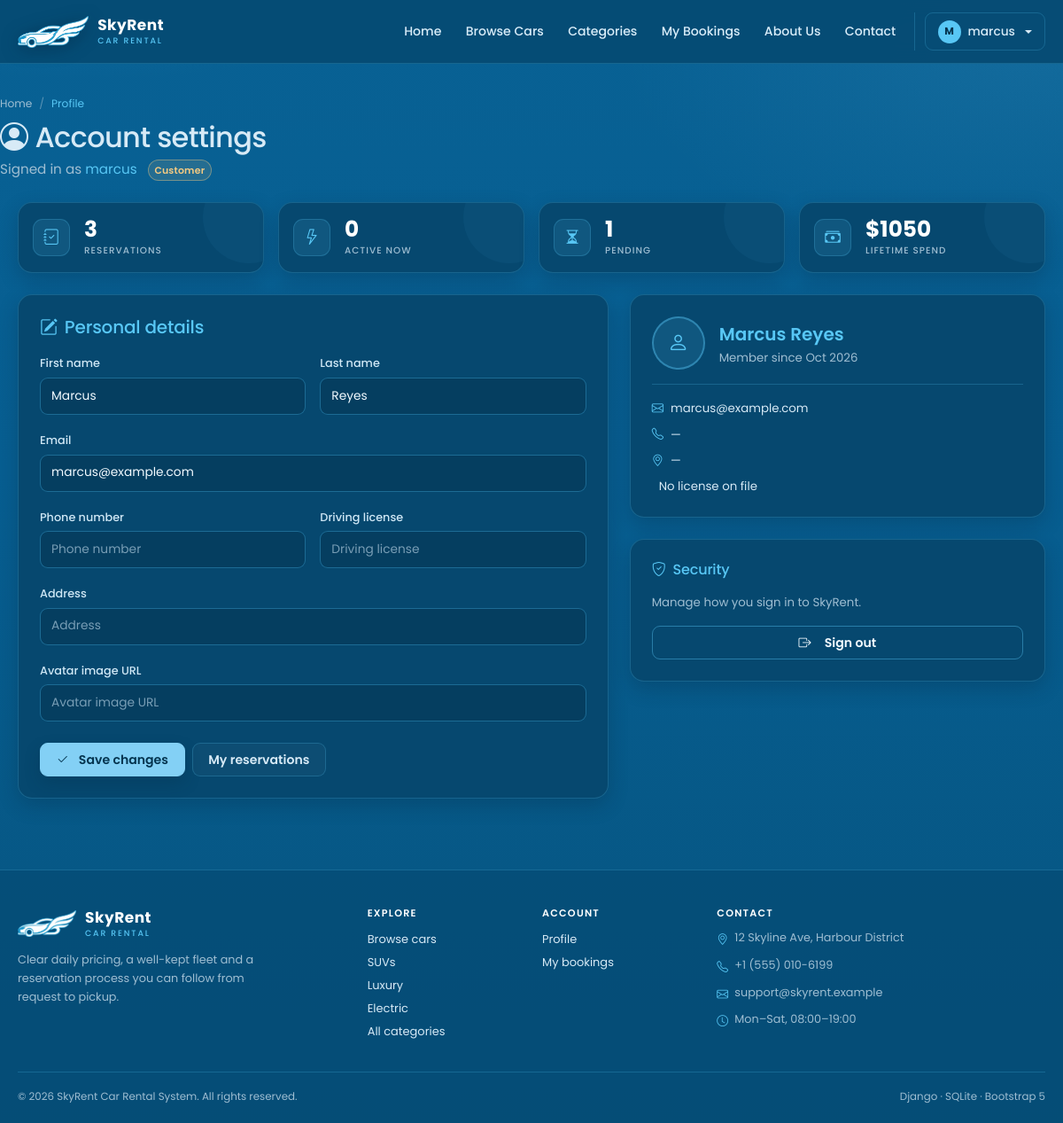
Page /accounts/profile/ (signed in) on the committed database.
### accounts/models.py (models this page shows, shortened)
class Profile(models.Model):
    ROLE_CUSTOMER = "customer"
    ROLE_MANAGER = "manager"
    ROLE_CHOICES = [
        (ROLE_CUSTOMER, "Customer"),
        (ROLE_MANAGER, "Manager / Admin"),
    ]
    user = models.OneToOneField(
        settings.AUTH_USER_MODEL,
        on_delete=models.CASCADE,
        related_name="profile",
    )
    role = models.CharField(max_length=20, choices=ROLE_CHOICES, default=ROLE_CUSTOMER)
    phone = models.CharField(max_length=30, blank=True)
    address = models.CharField(max_length=255, blank=True)
    license_number = models.CharField(
        max_length=50,
        blank=True,
        help_text="Driving license number (optional)",
    )
    avatar_url = models.URLField(
        blank=True,
        help_text="Optional URL to a profile picture",
    )
    api_user_id = models.CharField(max_length=100, blank=True, null=True)
    created_at = models.DateTimeField(auto_now_add=True)
    class Meta:
        ordering = ["-created_at"]
    @property
    def is_manager(self):
        return (
            self.role == self.ROLE_MANAGER
            or self.user.is_superuser
            or self.user.is_staff
        )
    @property
    def display_name(self):
        full_name = self.user.get_full_name()
        return full_name or self.user.username

### accounts/views.py (the view)
# urls.py: path("profile/", views.profile, name="profile"),
@login_required
def profile(request):
    if request.method == "POST":
        form = ProfileForm(request.POST, instance=request.user.profile, user=request.user)
        if form.is_valid():
            form.save()
            messages.success(request, "Your profile has been updated.")
            return redirect("accounts:profile")
    else:
        form = ProfileForm(instance=request.user.profile, user=request.user)
    reservations = Booking.objects.for_user(request.user)
    stats = {
        "total": reservations.count(),
        "active": reservations.filter(status=Booking.STATUS_ACTIVE).count(),
        "pending": reservations.filter(status=Booking.STATUS_PENDING).count(),
        "completed": reservations.filter(status=Booking.STATUS_COMPLETED).count(),
        "lifetime_value": sum(
            b.total_price for b in reservations.filter(status__in=[Booking.STATUS_ACTIVE, Booking.STATUS_COMPLETED])
        ),
    }
    context = {"form": form, "stats": stats, "profile": request.user.profile}
    return render(request, "accounts/profile.html", context)

### accounts/forms.py (shortened to what this page needs)
class ProfileForm(StyledFormMixin, forms.ModelForm):
    first_name = forms.CharField(max_length=150, required=True, label="First name")
    last_name = forms.CharField(max_length=150, required=True, label="Last name")
    email = forms.EmailField(required=True)
    class Meta:
        model = Profile
        fields = ["phone", "address", "license_number", "avatar_url"]
        labels = {
            "phone": "Phone number",
            "address": "Address",
            "license_number": "Driving license",
            "avatar_url": "Avatar image URL",
        }
    def __init__(self, *args, **kwargs):
        self.user = kwargs.pop("user", None)
        super().__init__(*args, **kwargs)
        if self.user:
            self.fields["first_name"].initial = self.user.first_name
            self.fields["last_name"].initial = self.user.last_name
            self.fields["email"].initial = self.user.email
        self.order_fields(["first_name", "last_name", "email"] + list(self.fields.keys()))

### bookings/models.py (called while the page is built)
    def for_user(self, user):
        return self.filter(user=user)

### templates/accounts/profile.html (shortened to what this page needs)
{% extends "base.html" %}
{% block content %}
<div class="container page-head">
  <nav aria-label="breadcrumb">
    <ol class="breadcrumb">
      <li class="breadcrumb-item"><a href="{% url 'cars:home' %}">Home</a></li>
      <li class="breadcrumb-item active">Profile</li>
    </ol>
  </nav>
  <h1 class="h2 mt-2 mb-1"><i class="bi bi-person-circle me-2"></i>Account settings</h1>
  <p class="text-dim mb-0">Signed in as <span class="text-accent">{{ user.username }}</span>
    {% if profile.is_manager %}<span class="badge badge-active ms-2">Manager</span>{% else %}<span class="badge badge-pending ms-2">Customer</span>{% endif %}
  </p>
</div>
<div class="container pb-4">
  <div class="row g-3 mb-4">
    <div class="col-6 col-lg-3">
      <div class="card stat-card p-3">
        <div class="d-flex align-items-center gap-3">
          <div class="stat-icon"><i class="bi bi-journal-check"></i></div>
          <div>
            <div class="stat-value">{{ stats.total }}</div>
            <div class="stat-label">Reservations</div>
          </div>
        </div>
      </div>
    </div>
    <div class="col-6 col-lg-3">
      <div class="card stat-card p-3">
        <div class="d-flex align-items-center gap-3">
          <div class="stat-icon"><i class="bi bi-lightning"></i></div>
          <div>
            <div class="stat-value">{{ stats.active }}</div>
            <div class="stat-label">Active now</div>
          </div>
        </div>
      </div>
    </div>
    <div class="col-6 col-lg-3">
      <div class="card stat-card p-3">
        <div class="d-flex align-items-center gap-3">
          <div class="stat-icon"><i class="bi bi-hourglass-split"></i></div>
          <div>
            <div class="stat-value">{{ stats.pending }}</div>
            <div class="stat-label">Pending</div>
          </div>
        </div>
      </div>
    </div>
    <div class="col-6 col-lg-3">
      <div class="card stat-card p-3">
        <div class="d-flex align-items-center gap-3">
          <div class="stat-icon"><i class="bi bi-cash-stack"></i></div>
          <div>
            <div class="stat-value">${{ stats.lifetime_value|floatformat:0 }}</div>
            <div class="stat-label">Lifetime spend</div>
          </div>
        </div>
      </div>
    </div>
  </div>
  <div class="row g-4">
    <div class="col-lg-7">
      <div class="card p-4">
        <h2 class="h5 text-accent mb-3"><i class="bi bi-pencil-square me-2"></i>Personal details</h2>
        <form method="post" novalidate>
          <div class="row g-3">
            <div class="col-sm-6">
              <label class="form-label" for="{{ form.first_name.id_for_label }}">First name</label>
              {{ form.first_name }}
            </div>
            <div class="col-sm-6">
              <label class="form-label" for="{{ form.last_name.id_for_label }}">Last name</label>
              {{ form.last_name }}
            </div>
            <div class="col-12">
              <label class="form-label" for="{{ form.email.id_for_label }}">Email</label>
              {{ form.email }}
            </div>
            <div class="col-sm-6">
              <label class="form-label" for="{{ form.phone.id_for_label }}">Phone number</label>
              {{ form.phone }}
            </div>
            <div class="col-sm-6">
              <label class="form-label" for="{{ form.license_number.id_for_label }}">Driving license</label>
              {{ form.license_number }}
            </div>
            <div class="col-12">
              <label class="form-label" for="{{ form.address.id_for_label }}">Address</label>
              {{ form.address }}
            </div>
            <div class="col-12">
              <label class="form-label" for="{{ form.avatar_url.id_for_label }}">Avatar image URL</label>
              {{ form.avatar_url }}
            </div>
          </div>
          <div class="d-flex gap-2 mt-4">
            <button type="submit" class="btn btn-accent"><i class="bi bi-check2 me-1"></i>Save changes</button>
            <a href="{% url 'bookings:my_bookings' %}" class="btn btn-ghost">My reservations</a>
          </div>
        </form>
      </div>
    </div>
    <div class="col-lg-5">
      <div class="card p-4 mb-4">
        <div class="d-flex align-items-center gap-3">
          <div class="auth-avatar">
            <i class="bi bi-person"></i>
          </div>
          <div>
            <div class="fw-semibold text-accent fs-5">{{ profile.display_name }}</div>
            <div class="small text-dim">Member since {{ profile.created_at|date:"M Y" }}</div>
          </div>
        </div>
        <div class="divider my-3"></div>
        <div class="small d-flex flex-column gap-2">
          <span><i class="bi bi-envelope me-2 text-accent"></i>{{ user.email|default:"—" }}</span>
          <span><i class="bi bi-telephone me-2 text-accent"></i>{{ profile.phone|default:"—" }}</span>
          <span><i class="bi bi-geo-alt me-2 text-accent"></i>{{ profile.address|default:"—" }}</span>
          <span>{{ profile.license_number|default:"No license on file" }}</span>
        </div>
      </div>
      <div class="card p-4">
        <h2 class="h6 text-accent mb-3"><i class="bi bi-shield-check me-2"></i>Security</h2>
        <p class="small text-dim mb-3">Manage how you sign in to SkyRent.</p>
        <form method="post" action="{% url 'accounts:logout' %}">
          <button class="btn btn-outline-accent w-100" type="submit">
            <i class="bi bi-box-arrow-right me-2"></i>Sign out
          </button>
        </form>
      </div>
    </div>
  </div>
</div>
{% endblock %}

### templates/base.html (shortened to what this page needs)
{% load static %}
<!DOCTYPE html>
<html lang="en">
<head>
  <link href="https://cdn.jsdelivr.net/npm/bootstrap@5.3.3/dist/css/bootstrap.min.css" rel="stylesheet">
  <link href="https://cdn.jsdelivr.net/npm/bootstrap-icons@1.11.3/font/bootstrap-icons.min.css" rel="stylesheet">
  <link href="{% static 'css/skyrent.css' %}" rel="stylesheet">
</head>
<body>
  <header class="site-header">
    <nav class="navbar navbar-expand-xl" aria-label="Main navigation">
      <div class="container">
        <a class="brand" href="{% url 'cars:home' %}" aria-label="SkyRent Car Rental — home">
          <img class="brand-mark" src="{% static 'img/skyrent-mark.png' %}" alt="" width="80" height="36">
          <span class="brand-text" aria-hidden="true">
            <strong>SkyRent</strong>
            <small>Car Rental</small>
          </span>
        </a>
        <div class="collapse navbar-collapse" id="mainNav">
          <ul class="navbar-nav ms-auto">
            <li class="nav-item">
              <a class="nav-link {% if request.resolver_match.url_name == 'home' %}active{% endif %}"
                 href="{% url 'cars:home' %}"
                 {% if request.resolver_match.url_name == 'home' %}aria-current="page"{% endif %}>Home</a>
            </li>
            <li class="nav-item">
              <a class="nav-link {% if request.resolver_match.app_name == 'cars' and request.resolver_match.url_name != 'home' %}active{% endif %}"
                 href="{% url 'cars:list' %}"
                 {% if request.resolver_match.app_name == 'cars' and request.resolver_match.url_name != 'home' %}aria-current="page"{% endif %}>Browse Cars</a>
            </li>
            <li class="nav-item">
              <a class="nav-link" href="{% url 'cars:home' %}#categories">Categories</a>
            </li>
            <li class="nav-item">
              <a class="nav-link {% if request.resolver_match.app_name == 'bookings' %}active{% endif %}"
                 href="{% if user.is_authenticated %}{% url 'bookings:my_bookings' %}{% else %}{% url 'accounts:login' %}?next={% url 'bookings:my_bookings' %}{% endif %}"
                 {% if request.resolver_match.app_name == 'bookings' %}aria-current="page"{% endif %}>My Bookings</a>
            </li>
            <li class="nav-item">
              <a class="nav-link" href="{% url 'cars:home' %}#about">About Us</a>
            </li>
            <li class="nav-item">
              <a class="nav-link" href="{% url 'cars:home' %}#contact">Contact</a>
            </li>
          </ul>
          <div class="nav-auth">
            {% if user.is_authenticated %}
              <div class="dropdown">
                <button class="btn btn-nav-ghost dropdown-toggle account-toggle" type="button"
                        data-bs-toggle="dropdown" aria-expanded="false" aria-haspopup="true">
                  <span class="account-avatar" aria-hidden="true">{{ user.username|first }}</span>
                  <span class="account-name">{{ user.username }}</span>
                </button>
              </div>
            {% else %}
              <a class="btn-nav-ghost" href="{% url 'accounts:login' %}">Sign In</a>
              <a class="btn-nav-cta" href="{% url 'accounts:register' %}">Register</a>
            {% endif %}
          </div>
        </div>
      </div>
    </nav>
  </header>
  <main id="main-content" tabindex="-1">
    {% block content %}{% endblock %}
  </main>
  <footer class="site-footer" id="contact">
    <div class="container">
      <div class="row g-4">
        <div class="col-lg-4">
          <a class="footer-brand" href="{% url 'cars:home' %}" aria-label="SkyRent Car Rental — home">
            <img src="{% static 'img/skyrent-mark.png' %}" alt="" width="66" height="30">
            <span class="brand-text" aria-hidden="true">
              <strong>SkyRent</strong>
              <small>Car Rental</small>
            </span>
          </a>
          <p class="mb-0 measure-38">
            Clear daily pricing, a well-kept fleet and a reservation process you can
            follow from request to pickup.
          </p>
        </div>
        <div class="col-6 col-lg-2">
          <h6>Explore</h6>
          <a href="{% url 'cars:list' %}">Browse cars</a>
          <a href="{% url 'cars:list' %}?category=SUV">SUVs</a>
          <a href="{% url 'cars:list' %}?category=Luxury">Luxury</a>
          <a href="{% url 'cars:list' %}?category=Electric">Electric</a>
          <a href="{% url 'cars:home' %}#categories">All categories</a>
        </div>
        <div class="col-6 col-lg-2">
          <h6>Account</h6>
          {% if user.is_authenticated %}
            <a href="{% url 'accounts:profile' %}">Profile</a>
            <a href="{% url 'bookings:my_bookings' %}">My bookings</a>
          {% else %}
            <a href="{% url 'accounts:login' %}">Sign in</a>
            <a href="{% url 'accounts:register' %}">Create account</a>
          {% endif %}
        </div>
        <div class="col-lg-4">
          <h6>Contact</h6>
          <div class="d-flex flex-column gap-2">
            <span class="contact-line"><i class="bi bi-geo-alt" aria-hidden="true"></i>12 Skyline Ave, Harbour District</span>
            <span class="contact-line"><i class="bi bi-telephone" aria-hidden="true"></i>+1 (555) 010-6199</span>
            <span class="contact-line"><i class="bi bi-envelope" aria-hidden="true"></i>support@skyrent.example</span>
            <span class="contact-line"><i class="bi bi-clock" aria-hidden="true"></i>Mon–Sat, 08:00–19:00</span>
          </div>
        </div>
      </div>
      <div class="footer-bottom">
        <span>&copy; {% now "Y" %} SkyRent Car Rental System. All rights reserved.</span>
        <span>Django &middot; SQLite &middot; Bootstrap 5</span>
      </div>
    </div>
  </footer>
</body>
</html>

### rows in the picture
Profile: display_name "Marcus Reyes", created_at "Oct 2026", phone "—", address "—", license_number "No license on file"

### other values in the picture
{{ user.username|first }} "M"
{{ user.username }} "marcus"
{{ stats.total }} "3"
{{ stats.active }} "0"
{{ stats.pending }} "1"
{{ stats.lifetime_value|floatformat:0 }} "1050"
{{ user.email|default:"—" }} "marcus@example.com"
